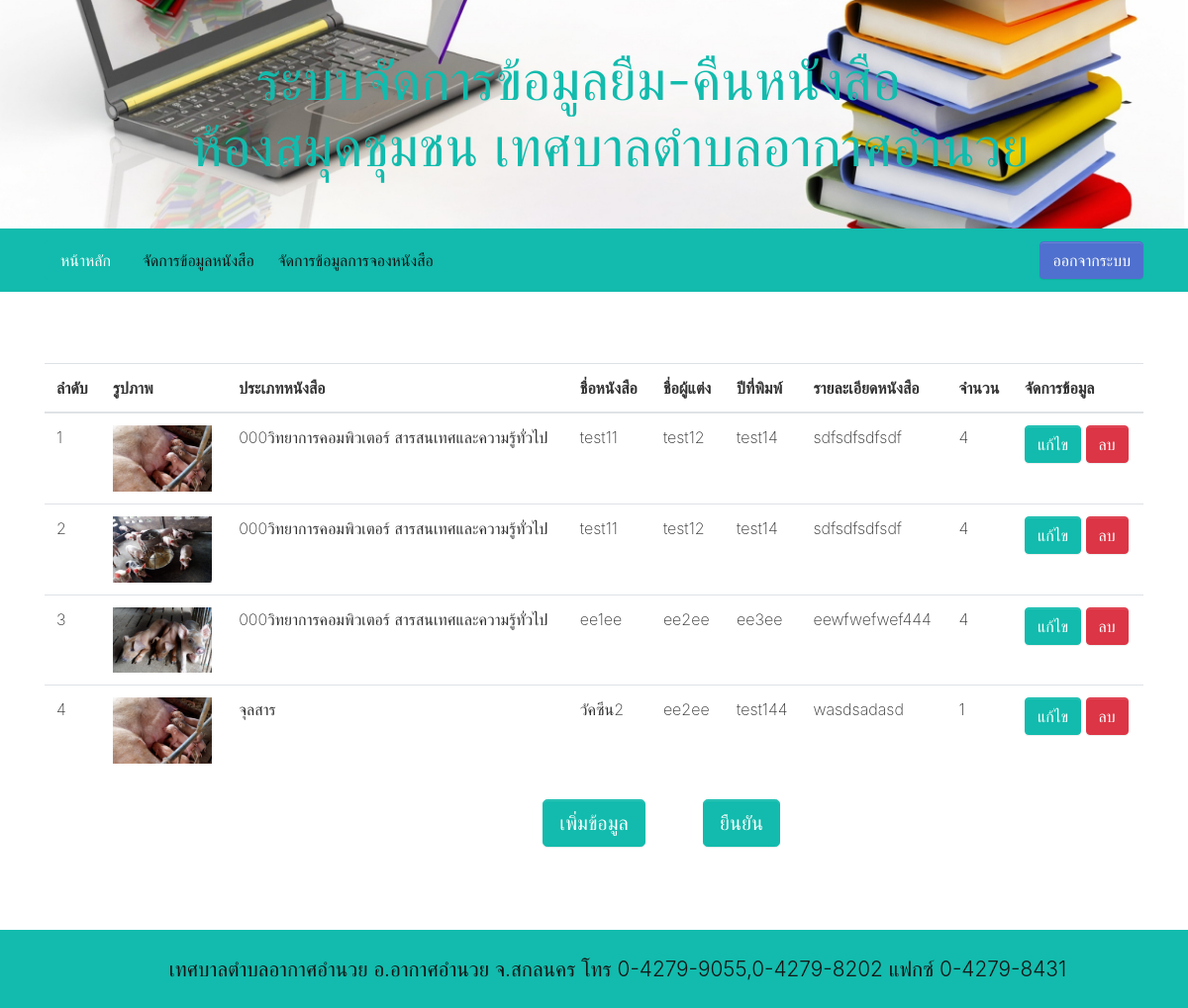
The page /Admin/savebook.php (signed in) on the database its author committed.
### tables this page shows
CREATE TABLE `td_book` (
  `bo_id` int(11) NOT NULL,
  `bo_name` varchar(100) NOT NULL,
  `bo_cate` varchar(50) NOT NULL,
  `bo_author` varchar(50) NOT NULL,
  `bo_year` varchar(50) NOT NULL,
  `bo_amount` int(11) NOT NULL,
  `bo_detail` text NOT NULL,
  `bo_img` text NOT NULL
);

### Admin/savebook.php (the view, shortened to what this page needs)
<!DOCTYPE html>
<html>
<head>
  <link rel="stylesheet" href="../style.css">
   <link rel="stylesheet" type="text/css" href="https://cdn.datatables.net/v/bs4/jq-3.3.1/dt-1.10.18/r-2.2.2/datatables.min.css"/>
</head>
<body>
   <?php include 'header.php';
          include 'include/config.php';
           $sql = "SELECT * FROM `td_book`";
              $query = mysqli_query($conn, $sql);
    ?>
  <div class="py-5">
    <div class="container">
      <div class="row">
        <div class="col-md-12">
          <table id="example" class="display table">
            <thead>
              <tr>
                <th>ลำดับ</th>
                <th>รูปภาพ</th>
                <th>ประเภทหนังสือ</th>
                <th>ชื่อหนังสือ</th>
                <th>ชื่อผู้แต่ง</th>
                <th>ปีที่พิมพ์</th>
                <th>รายละเอียดหนังสือ</th>
                <th>จำนวน</th>
                <th>จัดการข้อมูล</th>
              </tr>
            </thead>
            <tbody>
              <?php
                $i = 1;
                while ($row = mysqli_fetch_array($query)) {
              ?>
              <tr>
                <td><?php echo $i; ?></td>
                <td><img src="../img/<?php echo $row['bo_img']; ?>" width="100px"></td>
                <td><?php echo $row['bo_cate']; ?></td>
                <td><?php echo $row['bo_name']; ?></td>
                <td><?php echo $row['bo_author']; ?></td>
                <td><?php echo $row['bo_year']; ?></td>
                <td><?php echo $row['bo_detail']; ?></td>
                <td><?php echo $row['bo_amount']; ?></td>
                <td><a class="btn btn-primary" href="addbook.php?edit=<?php echo $row['bo_id']; ?>">แก้ไข</a>  <a class="btn btn-danger" href="<?php echo $_SERVER['SCRIPT_NAME']."?del=".$row['bo_id']; ?>" onClick="return confirm('ต้องการลบข้อมูล?')">ลบ</a>
              <?php $i++; }  ?>
            </tbody>
          </table>
          <div class="row my-2">
            <div class="text-center col-md-2 offset-md-5">
              <a class="btn btn-primary text-center btn-lg" href="addbook.php">เพิ่มข้อมูล</a>
            </div>
            <div class="text-center col-md-1">
              <a class="btn btn-primary text-center btn-lg" href="managebook.php">ยืนยัน
                <br> </a>
            </div>
          </div>
        </div>
      </div>
    </div>
  </div>
   <?php include 'footer.php'; ?>
</body>
</html>

### rows shown on the page
td_book: bo_img (picture), bo_cate "000วิทยาการคอมพิวเตอร์ สารสนเทศและความรู้ทั่วไป", bo_name "test11", bo_author "test12", bo_year "test14", bo_detail "sdfsdfsdfsdf", bo_amount "4"
td_book: bo_img (picture), bo_cate "000วิทยาการคอมพิวเตอร์ สารสนเทศและความรู้ทั่วไป", bo_name "test11", bo_author "test12", bo_year "test14", bo_detail "sdfsdfsdfsdf", bo_amount "4"
td_book: bo_img (picture), bo_cate "000วิทยาการคอมพิวเตอร์ สารสนเทศและความรู้ทั่วไป", bo_name "ee1ee", bo_author "ee2ee", bo_year "ee3ee", bo_detail "eewfwefwef444", bo_amount "4"
td_book: bo_img (picture), bo_cate "จุลสาร", bo_name "วัคซีน2", bo_author "ee2ee", bo_year "test144", bo_detail "wasdsadasd", bo_amount "1"
